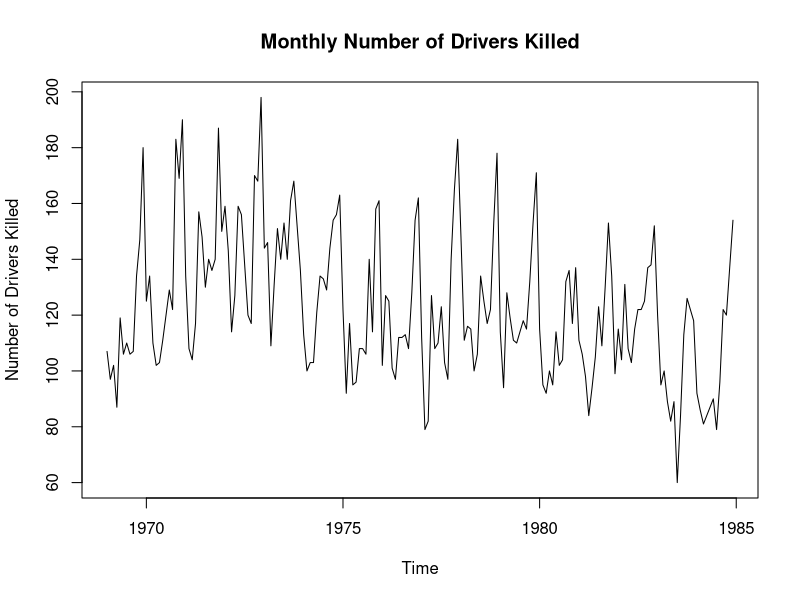

Reproduce this figure in R.
#24-1007 mon 22:32

#
library(tidyverse)

#
data()
Seatbelts
Seatbelts |> view()
Seatbelts |> head()
Seatbelts[1:3,]
Seatbelts |> str()

#
Seatbelts |> tail()

#
# 운전자 사망자 수 시각화
plot(Seatbelts[, "DriversKilled"], 
     main = "Monthly Number of Drivers Killed", 
     ylab = "Number of Drivers Killed", xlab = "Time")

#
Seatbelts[,0] -> Seatbelts_time
Seatbelts_time |> as.vector()
Seatbelts_time |> dim()
Seatbelts |> tibble() -> Seatbelts_df

Seatbelts_time |> 
  bind_cols(Seatbelts_df) |> view()
  
#
Seatbelts[,2] |> tibble()

#
t.test(DriversKilled ~ law, data = Seatbelts)

#
str(Seatbelts)
(Seatbelts |> data.frame()) |> tibble() -> t1

cor.test(t1$DriversKilled, t1$kms) -> t2
summary(t2)
cor(t1$DriversKilled, t1$kms)
t1 |> dim()

# NA 처리
t1[1,5,] <- NA
t1

#
# Seatbelts 데이터셋은 R 내장 데이터셋 중 하나로, 영국에서 1969년 1월부터 1984년 12월까지의 교통사고 데이터
#특히, 이 데이터셋은 1983년에 의무적으로 시행된 안전벨트 착용 법률이 교통사고 및 사망에 어떤 영향을 미쳤는지 분석할 때 유용

# 주요 정보:
#   데이터셋 구조: 월별(time series) 데이터로, 각 열은 특정 유형의 교통사고 관련 통계치를 나타냅니다.
# 관측값: 192개(1969년 1월부터 1984년 12월까지의 매월 데이터)
# 변수 설명:
#   drivers: 운전자 사망자 수
# front: 앞좌석 탑승자 사망자 수
# rear: 뒷좌석 탑승자 사망자 수
# kms: 교통량을 나타내는 킬로미터 수
# PetrolPrice: 휘발유 가격
# VanKilled: 상용차 운전자 사망자 수
# law: 안전벨트 착용 의무화 법률 시행 여부 (1: 법률 시행 후, 0: 법률 시행 전)

#
